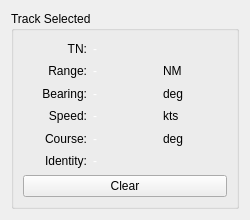
<?xml version="1.0" encoding="UTF-8"?>
<ui version="4.0">
 <class>FrameTrackSelected</class>
 <widget class="QWidget" name="FrameTrackSelected">
  <property name="geometry">
   <rect>
    <x>0</x>
    <y>0</y>
    <width>250</width>
    <height>220</height>
   </rect>
  </property>
  <property name="minimumSize">
   <size>
    <width>0</width>
    <height>220</height>
   </size>
  </property>
  <property name="maximumSize">
   <size>
    <width>300</width>
    <height>250</height>
   </size>
  </property>
  <property name="windowTitle">
   <string>Form</string>
  </property>
  <layout class="QGridLayout" name="gridLayout_2">
   <item row="0" column="0">
    <widget class="QGroupBox" name="groupBox">
     <property name="title">
      <string>Track Selected</string>
     </property>
     <layout class="QGridLayout" name="gridLayout">
      <item row="0" column="0">
       <layout class="QHBoxLayout" name="horizontalLayout">
        <item>
         <layout class="QVBoxLayout" name="verticalLayout">
          <item>
           <widget class="QLabel" name="label">
            <property name="text">
             <string>TN:</string>
            </property>
            <property name="alignment">
             <set>Qt::AlignRight|Qt::AlignTrailing|Qt::AlignVCenter</set>
            </property>
           </widget>
          </item>
          <item>
           <widget class="QLabel" name="label_2">
            <property name="text">
             <string>Range:</string>
            </property>
            <property name="alignment">
             <set>Qt::AlignRight|Qt::AlignTrailing|Qt::AlignVCenter</set>
            </property>
           </widget>
          </item>
          <item>
           <widget class="QLabel" name="label_3">
            <property name="text">
             <string>Bearing:</string>
            </property>
            <property name="alignment">
             <set>Qt::AlignRight|Qt::AlignTrailing|Qt::AlignVCenter</set>
            </property>
           </widget>
          </item>
          <item>
           <widget class="QLabel" name="label_4">
            <property name="text">
             <string>Speed:</string>
            </property>
            <property name="alignment">
             <set>Qt::AlignRight|Qt::AlignTrailing|Qt::AlignVCenter</set>
            </property>
           </widget>
          </item>
          <item>
           <widget class="QLabel" name="label_5">
            <property name="text">
             <string>Course:</string>
            </property>
            <property name="alignment">
             <set>Qt::AlignRight|Qt::AlignTrailing|Qt::AlignVCenter</set>
            </property>
           </widget>
          </item>
          <item>
           <widget class="QLabel" name="label_6">
            <property name="text">
             <string>Identity:</string>
            </property>
            <property name="alignment">
             <set>Qt::AlignRight|Qt::AlignTrailing|Qt::AlignVCenter</set>
            </property>
           </widget>
          </item>
         </layout>
        </item>
        <item>
         <layout class="QVBoxLayout" name="verticalLayout_2">
          <item>
           <widget class="QLabel" name="labelTn">
            <property name="styleSheet">
             <string notr="true">color: rgb(255, 255, 255);</string>
            </property>
            <property name="text">
             <string>-</string>
            </property>
            <property name="alignment">
             <set>Qt::AlignLeading|Qt::AlignLeft|Qt::AlignVCenter</set>
            </property>
           </widget>
          </item>
          <item>
           <widget class="QLabel" name="labelRng">
            <property name="styleSheet">
             <string notr="true">color: rgb(255, 255, 255);</string>
            </property>
            <property name="text">
             <string>-</string>
            </property>
            <property name="alignment">
             <set>Qt::AlignLeading|Qt::AlignLeft|Qt::AlignVCenter</set>
            </property>
           </widget>
          </item>
          <item>
           <widget class="QLabel" name="labelBrn">
            <property name="styleSheet">
             <string notr="true">color: rgb(255, 255, 255);</string>
            </property>
            <property name="text">
             <string>-</string>
            </property>
            <property name="alignment">
             <set>Qt::AlignLeading|Qt::AlignLeft|Qt::AlignVCenter</set>
            </property>
           </widget>
          </item>
          <item>
           <widget class="QLabel" name="labelSpd">
            <property name="styleSheet">
             <string notr="true">color: rgb(255, 255, 255);</string>
            </property>
            <property name="text">
             <string>-</string>
            </property>
            <property name="alignment">
             <set>Qt::AlignLeading|Qt::AlignLeft|Qt::AlignVCenter</set>
            </property>
           </widget>
          </item>
          <item>
           <widget class="QLabel" name="labelCrs">
            <property name="styleSheet">
             <string notr="true">color: rgb(255, 255, 255);</string>
            </property>
            <property name="text">
             <string>-</string>
            </property>
            <property name="alignment">
             <set>Qt::AlignLeading|Qt::AlignLeft|Qt::AlignVCenter</set>
            </property>
           </widget>
          </item>
          <item>
           <widget class="QLabel" name="labelIdentity">
            <property name="styleSheet">
             <string notr="true">color: rgb(255, 255, 255);</string>
            </property>
            <property name="text">
             <string>-</string>
            </property>
            <property name="alignment">
             <set>Qt::AlignLeading|Qt::AlignLeft|Qt::AlignVCenter</set>
            </property>
           </widget>
          </item>
         </layout>
        </item>
        <item>
         <layout class="QVBoxLayout" name="verticalLayout_3">
          <property name="sizeConstraint">
           <enum>QLayout::SetMinimumSize</enum>
          </property>
          <item>
           <widget class="QLabel" name="label_7">
            <property name="text">
             <string/>
            </property>
            <property name="alignment">
             <set>Qt::AlignRight|Qt::AlignTrailing|Qt::AlignVCenter</set>
            </property>
           </widget>
          </item>
          <item>
           <widget class="QLabel" name="label_8">
            <property name="text">
             <string>NM</string>
            </property>
            <property name="alignment">
             <set>Qt::AlignLeading|Qt::AlignLeft|Qt::AlignVCenter</set>
            </property>
           </widget>
          </item>
          <item>
           <widget class="QLabel" name="label_9">
            <property name="text">
             <string>deg</string>
            </property>
            <property name="alignment">
             <set>Qt::AlignLeading|Qt::AlignLeft|Qt::AlignVCenter</set>
            </property>
           </widget>
          </item>
          <item>
           <widget class="QLabel" name="label_10">
            <property name="text">
             <string>kts</string>
            </property>
            <property name="alignment">
             <set>Qt::AlignLeading|Qt::AlignLeft|Qt::AlignVCenter</set>
            </property>
           </widget>
          </item>
          <item>
           <widget class="QLabel" name="label_11">
            <property name="text">
             <string>deg</string>
            </property>
            <property name="alignment">
             <set>Qt::AlignLeading|Qt::AlignLeft|Qt::AlignVCenter</set>
            </property>
           </widget>
          </item>
          <item>
           <widget class="QLabel" name="label_12">
            <property name="text">
             <string/>
            </property>
            <property name="alignment">
             <set>Qt::AlignRight|Qt::AlignTrailing|Qt::AlignVCenter</set>
            </property>
           </widget>
          </item>
         </layout>
        </item>
       </layout>
      </item>
      <item row="1" column="0">
       <widget class="QPushButton" name="pushButtonClear">
        <property name="text">
         <string>Clear</string>
        </property>
       </widget>
      </item>
     </layout>
    </widget>
   </item>
  </layout>
 </widget>
 <resources/>
 <connections/>
</ui>
